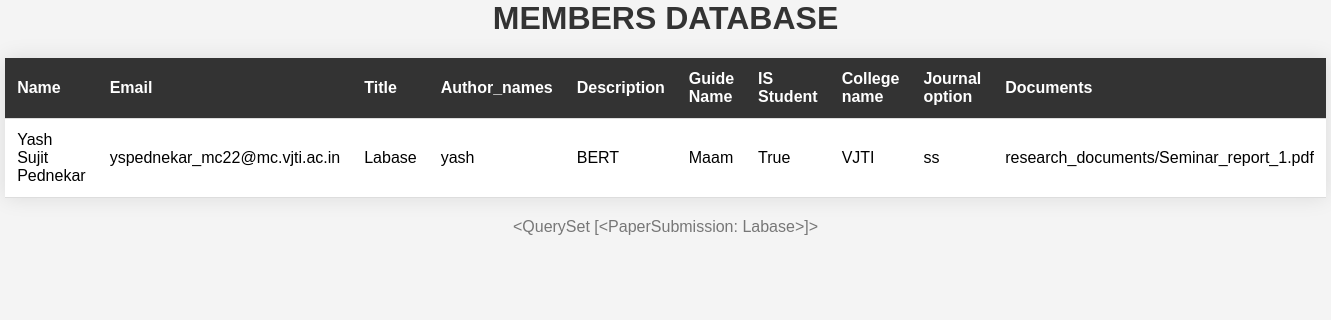
Screenshot of /submission/home/ with the database file from the repository.
### submission/models.py (models this page shows)
class PaperSubmission(models.Model):
    name = models.CharField(max_length=100)
    email = models.EmailField()
    title = models.CharField(max_length=255)
    author_names = models.CharField(max_length=255)
    description = models.TextField()
    guide_name = models.CharField(max_length=255, blank=True, null=True)
    is_student = models.BooleanField(default=True)
    college_name = models.CharField(max_length=255, blank=True, null=True)
    journal_options = models.CharField(max_length=255, blank=True, null=True)
    payment_receipt = models.FileField(upload_to='payment_receipts/', blank=True, null=True)
    document = models.FileField(upload_to='research_documents/')
    def __str__(self):
        return self.title

### submission/views.py (the view)
# urls.py: path('home/', home, name='home'),
def home(request):
    all_members = PaperSubmission.objects.all
    return render(request,'home.html',{'all':all_members})

### submission/templates/home.html (shortened to what this page needs)
<head>
</head>
<h1>MEMBERS DATABASE</h1>
<table>
    <tr>
        <th>Name
        <th>Email
         <th>Title</th>
         <th>Author_names</th>
         <th>Description</th>
         <th>Guide Name</th>
         <th>IS Student</th>
         <th>College name</th>
         <th>Journal option</th>
         <th>Documents</th>
    </tr>
    {% for item in all %}
    <tr>
        <td>{{item.name}}</td>
        <td>{{item.email}}</td>
        <td>{{item.title}}</td>
        <td>{{item.author_names}}</td>
        <td>{{item.description}}</td>
        <td>{{item.guide_name}}</td>
        <td>{{item.is_student}}</td>
        <td>{{item.college_name}}</td>
        <td>{{item.journal_options}}</td>
        <td>{{item.document}}</td>
    </tr>
    {% endfor %}
</table>
<p>{{ all }}</p>

### submission/templates/home.html (style rules this page uses)
h1 { text-align: center; color: #333; }
table { width: 80%; margin: 20px auto; border-collapse: collapse; box-shadow: 0 0 20px rgba(0, 0, 0, 0.1); background-color: #fff; }
th, td { padding: 12px; text-align: left; border-bottom: 1px solid #ddd; }
th { background-color: #333; color: #fff; }
p { text-align: center; color: #777; }

### rows the page displays
PaperSubmission: name "Yash Sujit Pednekar", email "yspednekar_mc22@mc.vjti.ac.in", title "Labase", author_names "yash", description "BERT", guide_name "Maam", is_student "True", college_name "VJTI", journal_options "ss", document "research_documents/Seminar_report_1.pdf", title "<QuerySet [<PaperSubmission: Labase>]>"
